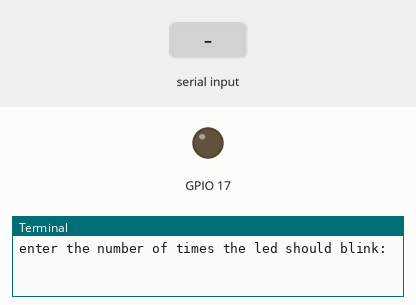
This program was run on a simulated Raspberry Pi (BCM pin numbers). Shown: output pins drawn as LEDs (lit = HIGH), the last lines printed to the terminal. Dashed ring = blinking. The inputs (shaded band) are chosen by the test bench.

Above: at 1.2 s.
1.3 s: "90" typed at the terminal, then Enter
At 1.4 s:
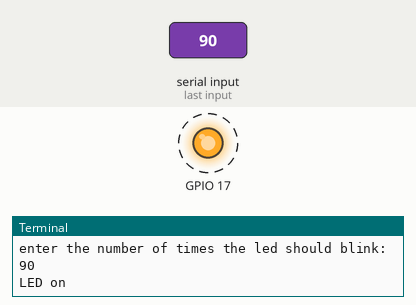
Timing chart, 0 to 10.3 s (numbered marks = the images above; inputs shaded):
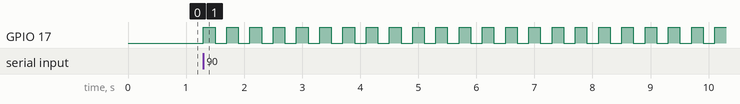

Measured:
- after the input at 1.3 s, GPIO 17: alternates HIGH for 0.20 s and LOW for 0.20 s, starting at once

The program:

for_loop.py
```python
import RPi.GPIO as GPIO
import time
from time import sleep
GPIO.setwarnings(False)
GPIO.setmode(GPIO.BCM)
GPIO.setup(17,GPIO.OUT)

repeats = int(input("enter the number of times the led should blink: "))

for i in range (0,repeats):
    print("LED on")
    GPIO.output(17,GPIO.HIGH)
    time.sleep(0.2)
    print ("LED off")
    GPIO.output(17,GPIO.LOW)
    time.sleep(0.2)

print("the led blinked",repeats,"times")
```
